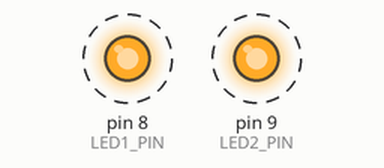
A sketch run on a simulated Arduino Uno, built with avr-gcc and run on an emulated ATmega328P. Parts: output pins drawn as LEDs (lit = HIGH). Dashed ring = blinking.

Above: at 0.2 s.
Timing chart, 0 to 3.0 s (numbered marks = the images above):
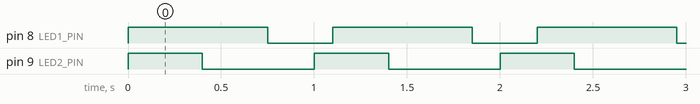

Measured:
- by itself, pin 8 (LED1_PIN): alternates HIGH for 0.75 s and LOW for 0.35 s
- by itself, pin 9 (LED2_PIN): alternates HIGH for 0.40 s and LOW for 0.60 s

The sketch:

on-off-led-oop.ino
```cpp
//initialize the pin number of LEDs
#define LED1_PIN 8
#define LED2_PIN 9

class blinky
{
  private:

    //initialize variables
    double on;
    double off;
    byte pin;
    byte currentState;
    long currentTime;

  public:

    void set()
    {
      // initialize the initial state of LED as on
       pinMode(pin, OUTPUT);
       digitalWrite(pin, HIGH);
    }

    blinky (byte pin, double y, double z)
    {
      this-> pin = pin;

      currentState = HIGH;
      currentTime = 0;

      set();

      on = y;
      off = z;
    }

    double Refresh()
    {
      if( currentState == HIGH)// if LED is on
      {
        if ((millis()- currentTime) >= on)// if LED is on and has reach the limit of on
        {
          currentState = LOW; // turn off the LED
          digitalWrite(pin, currentState); //reinitialize the LED state
          currentTime = millis(); //reinitialize the current time according to the timer
        }
      }

      else if ((millis()- currentTime) >= off)// if LED is off and has reach the limit of off
      {
        currentState = HIGH; // turn on the LED
        digitalWrite(pin, currentState); //reinitialize the LED state
        currentTime = millis(); //reinitialize the current time according to the timer
      }

    }
};

  // initialize the value for on off LEDs
  blinky Led1(LED1_PIN,750,350);
  blinky Led2(LED2_PIN,400,600);
void setup(){}

void loop() {

  //call class functions
  Led1.Refresh();
  Led2.Refresh();

}
```
